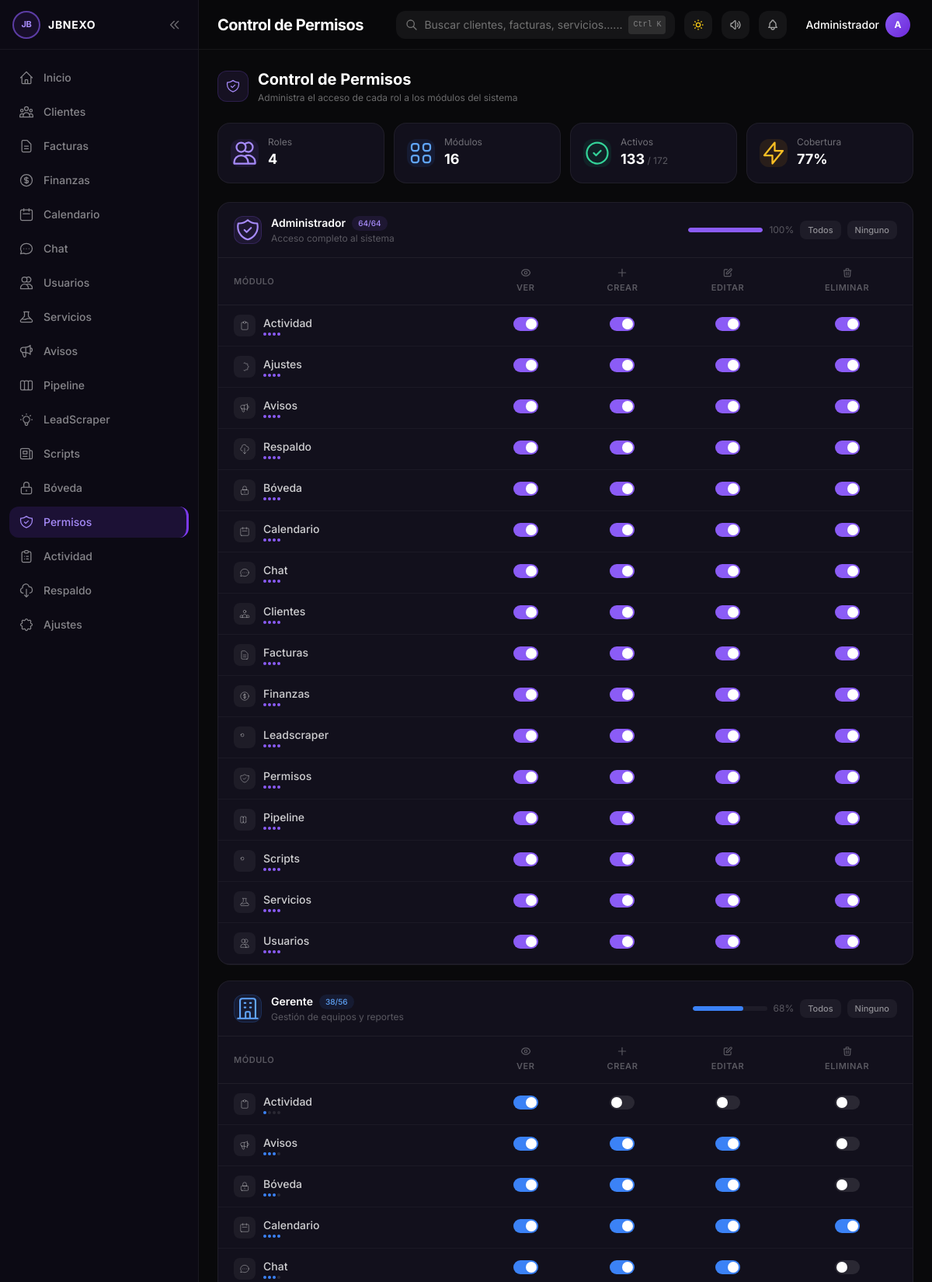
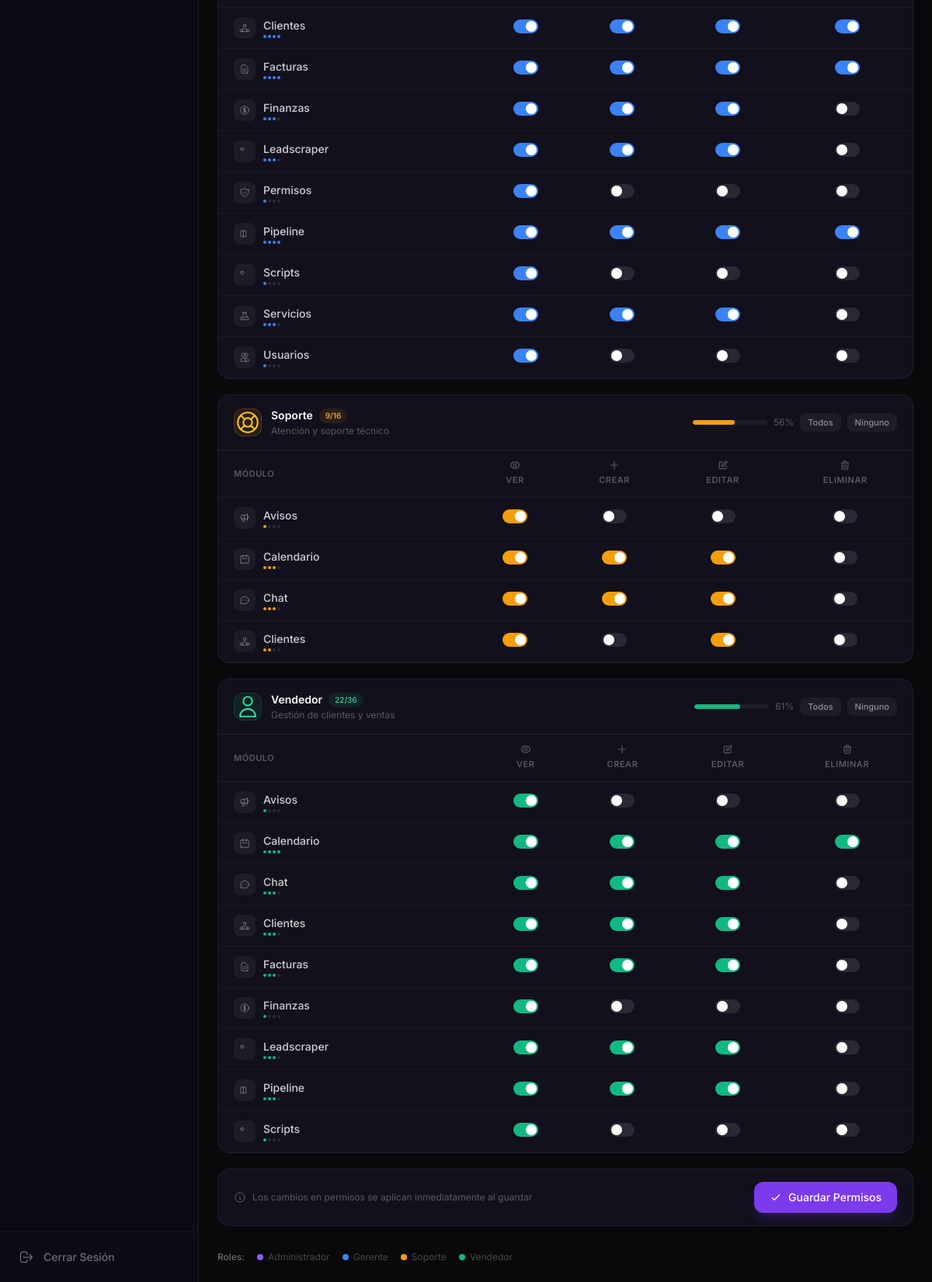
Page /permisos.php (signed in) on the committed database (2 pictures, top to bottom).
### tables this page shows
CREATE TABLE IF NOT EXISTS permisos (
    id INT AUTO_INCREMENT PRIMARY KEY,
    rol VARCHAR(30) NOT NULL,
    modulo VARCHAR(50) NOT NULL,
    puede_ver TINYINT(1) DEFAULT 1,
    puede_crear TINYINT(1) DEFAULT 0,
    puede_editar TINYINT(1) DEFAULT 0,
    puede_eliminar TINYINT(1) DEFAULT 0,
    UNIQUE KEY unique_rol_modulo (rol, modulo)
);

### permisos.php (the view, shortened to what the rows shown need)
<?php
require_once 'includes/auth_check.php';
$saved = false;
$permisos = $pdo->query("SELECT * FROM permisos ORDER BY rol, modulo")->fetchAll();
$roles = array_unique(array_column($permisos, 'rol'));
$roleConfig = [
    'admin'    => ['label'=>__('perm_rol_admin','Administrador'),'desc'=>__('perm_desc_admin','Acceso completo al sistema'),'color'=>'nexo','bg'=>'bg-nexo-500/10','text'=>'text-nexo-400','border'=>'border-nexo-500/20','dot'=>'bg-nexo-500','icon'=>'M9 12l2 2 4-4m5.618-4.016A11.955 11.955 0 0112 2.944a11.955 11.955 0 01-8.618 3.04A12.02 12.02 0 003 9c0 5.591 3.824 10.29 9 11.622 5.176-1.332 9-6.03 9-11.622 0-1.042-.133-2.052-.382-3.016z'],
    'gerente'  => ['label'=>__('perm_rol_gerente','Gerente'),'desc'=>__('perm_desc_gerente','Gestión de equipos y reportes'),'color'=>'blue','bg'=>'bg-blue-500/10','text'=>'text-blue-400','border'=>'border-blue-500/20','dot'=>'bg-blue-500','icon'=>'M19 21V5a2 2 0 00-2-2H7a2 2 0 00-2 2v16m14 0h2m-2 0h-5m-9 0H3m2 0h5M9 7h1m-1 4h1m4-4h1m-1 4h1m-5 10v-5a1 1 0 011-1h2a1 1 0 011 1v5m-4 0h4'],
    'vendedor' => ['label'=>__('perm_rol_vendedor','Vendedor'),'desc'=>__('perm_desc_vendedor','Gestión de clientes y ventas'),'color'=>'emerald','bg'=>'bg-emerald-500/10','text'=>'text-emerald-400','border'=>'border-emerald-500/20','dot'=>'bg-emerald-500','icon'=>'M16 7a4 4 0 11-8 0 4 4 0 018 0zM12 14a7 7 0 00-7 7h14a7 7 0 00-7-7z'],
    'soporte'  => ['label'=>__('perm_rol_soporte','Soporte'),'desc'=>__('perm_desc_soporte','Atención y soporte técnico'),'color'=>'amber','bg'=>'bg-amber-500/10','text'=>'text-amber-400','border'=>'border-amber-500/20','dot'=>'bg-amber-500','icon'=>'M18.364 5.636l-3.536 3.536m0 5.656l3.536 3.536M9.172 9.172L5.636 5.636m3.536 9.192l-3.536 3.536M21 12a9 9 0 11-18 0 9 9 0 0118 0zm-5 0a4 4 0 11-8 0 4 4 0 018 0z'],
];
include 'includes/header.php';
?>
<main class="flex-1 min-w-0 overflow-auto" x-data="{
    saved: <?php echo $saved ? 'true' : 'false'; ?>,
    toast: <?php echo $saved ? 'true' : 'false'; ?>,
    init() {
        if (this.toast) setTimeout(() => this.toast = false, 3500);
    },
    toggleAll(roleId, checked) {
        document.querySelectorAll('[data-role=&quot;' + roleId + '&quot;] input[type=checkbox]').forEach(cb => cb.checked = checked);
    }
}">
<?php include 'includes/topbar.php'; ?>
<div class="p-4 sm:p-6 space-y-6">
    <div class="flex flex-col sm:flex-row sm:items-center sm:justify-between gap-4">
        <div class="flex items-center gap-3">
            <div>
                <h1 class="text-xl font-bold dark:text-white text-gray-900"><?php echo __('perm_titulo'); ?></h1>
            </div>
        </div>
    </div>
    <form method="POST" class="space-y-5">
    <?php foreach ($roles as $rol):
        $rc = $roleConfig[$rol] ?? ['label'=>ucfirst($rol),'desc'=>'','color'=>'gray','bg'=>'bg-gray-500/10','text'=>'text-gray-400','border'=>'border-gray-500/20','dot'=>'bg-gray-500','icon'=>'M12 6V4m0 2a2 2 0 100 4m0-4a2 2 0 110 4m-6 8a2 2 0 100-4m0 4a2 2 0 110-4m0 4v2m0-6V4m6 6v10m6-2a2 2 0 100-4m0 4a2 2 0 110-4m0 4v2m0-6V4'];
        $roleActive = 0; $roleTotal = 0;
        foreach ($permisos as $p) {
            if ($p['rol'] === $rol) {
                $roleActive += ($p['puede_ver'] + $p['puede_crear'] + $p['puede_editar'] + $p['puede_eliminar']);
                $roleTotal += 4;
            }
        }
        $rolePct = $roleTotal > 0 ? round(($roleActive / $roleTotal) * 100) : 0;
    ?>
    <div class="dark:bg-dark-800 bg-white rounded-2xl border dark:border-white/[0.06] border-gray-200 overflow-hidden" data-role="<?php echo htmlspecialchars($rol); ?>">
        <div class="px-5 py-4 border-b dark:border-white/[0.06] border-gray-100">
            <div class="flex flex-col sm:flex-row sm:items-center sm:justify-between gap-3">
                <div class="flex items-center gap-3">
                    <div class="w-9 h-9 rounded-xl <?php echo $rc['bg']; ?> border <?php echo $rc['border']; ?> flex items-center justify-center">
                        <svg class="w-4.5 h-4.5 <?php echo $rc['text']; ?>" fill="none" viewBox="0 0 24 24" stroke="currentColor"><path stroke-linecap="round" stroke-linejoin="round" stroke-width="1.5" d="<?php echo $rc['icon']; ?>"/></svg>
                    </div>
                    <div>
                        <div class="flex items-center gap-2">
                            <h3 class="font-semibold text-sm dark:text-white text-gray-900"><?php echo $rc['label']; ?></h3>
                            <span class="text-[10px] font-medium px-2 py-0.5 rounded-full <?php echo $rc['bg']; ?> <?php echo $rc['text']; ?>"><?php echo $roleActive; ?>/<?php echo $roleTotal; ?></span>
                        </div>
                        <p class="text-xs dark:text-white/30 text-gray-400 mt-0.5"><?php echo $rc['desc']; ?></p>
                    </div>
                </div>
                <div class="flex items-center gap-2">
                    <div class="hidden sm:flex items-center gap-2">
                        <div class="w-24 h-1.5 rounded-full dark:bg-white/5 bg-gray-100 overflow-hidden">
                            <div class="h-full rounded-full <?php echo str_replace('/10','', $rc['bg']); ?> transition-all" style="width:<?php echo $rolePct; ?>%"></div>
                        </div>
                        <span class="text-xs dark:text-white/30 text-gray-400"><?php echo $rolePct; ?>%</span>
                    </div>
                    <button type="button" onclick="toggleAll('<?php echo htmlspecialchars($rol); ?>', true)" class="text-[11px] font-medium px-2.5 py-1 rounded-lg dark:bg-white/5 bg-gray-100 dark:text-white/50 text-gray-500 dark:hover:bg-white/10 hover:bg-gray-200 transition-colors"><?php echo __('perm_todos'); ?></button>
                    <button type="button" onclick="toggleAll('<?php echo htmlspecialchars($rol); ?>', false)" class="text-[11px] font-medium px-2.5 py-1 rounded-lg dark:bg-white/5 bg-gray-100 dark:text-white/50 text-gray-500 dark:hover:bg-white/10 hover:bg-gray-200 transition-colors"><?php echo __('perm_ninguno'); ?></button>
                </div>
            </div>
        </div>
        <div class="overflow-x-auto">
        <table class="w-full text-sm">
            <thead>
                <tr class="border-b dark:border-white/[0.06] border-gray-100">
                    <th class="text-left px-5 py-3 text-[11px] font-semibold uppercase tracking-wider dark:text-white/30 text-gray-400"><?php echo __('perm_modulo'); ?></th>
                    <th class="text-center px-3 py-3 text-[11px] font-semibold uppercase tracking-wider dark:text-white/30 text-gray-400">
                        <div class="flex flex-col items-center gap-0.5">
                            <span><?php echo __('perm_ver'); ?></span>
                        </div>
                    </th>
                    <th class="text-center px-3 py-3 text-[11px] font-semibold uppercase tracking-wider dark:text-white/30 text-gray-400">
                        <div class="flex flex-col items-center gap-0.5">
                            <svg class="w-3.5 h-3.5" fill="none" viewBox="0 0 24 24" stroke="currentColor"><path stroke-linecap="round" stroke-linejoin="round" stroke-width="2" d="M12 4v16m8-8H4"/></svg>
                            <span><?php echo __('perm_crear'); ?></span>
                        </div>
                    </th>
                    <th class="text-center px-3 py-3 text-[11px] font-semibold uppercase tracking-wider dark:text-white/30 text-gray-400">
                        <div class="flex flex-col items-center gap-0.5">
                            <svg class="w-3.5 h-3.5" fill="none" viewBox="0 0 24 24" stroke="currentColor"><path stroke-linecap="round" stroke-linejoin="round" stroke-width="2" d="M11 5H6a2 2 0 00-2 2v11a2 2 0 002 2h11a2 2 0 002-2v-5m-1.414-9.414a2 2 0 112.828 2.828L11.828 15H9v-2.828l8.586-8.586z"/></svg>
                            <span><?php echo __('perm_editar'); ?></span>
                        </div>
                    </th>
                    <th class="text-center px-3 py-3 text-[11px] font-semibold uppercase tracking-wider dark:text-white/30 text-gray-400">
                        <div class="flex flex-col items-center gap-0.5">
                            <svg class="w-3.5 h-3.5" fill="none" viewBox="0 0 24 24" stroke="currentColor"><path stroke-linecap="round" stroke-linejoin="round" stroke-width="2" d="M19 7l-.867 12.142A2 2 0 0116.138 21H7.862a2 2 0 01-1.995-1.858L5 7m5 4v6m4-6v6m1-10V4a1 1 0 00-1-1h-4a1 1 0 00-1 1v3M4 7h16"/></svg>
                            <span><?php echo __('perm_eliminar'); ?></span>
                        </div>
                    </th>
                </tr>
            </thead>
            <tbody>
            <?php $i=0; foreach ($permisos as $p): if ($p['rol'] !== $rol) continue; $i++;
                $mc = $moduloConfig[$p['modulo']] ?? ['icon'=>'M4 6a2 2 0 012-2h2a2 2 0 012 2v2a2 2 0 01-2 2H6a2 2 0 01-2-2V6z','label'=>ucfirst($p['modulo'])];
                $rowPerms = $p['puede_ver'] + $p['puede_crear'] + $p['puede_editar'] + $p['puede_eliminar'];
            ?>
            <tr class="border-b dark:border-white/[0.04] border-gray-50 dark:hover:bg-white/[0.02] hover:bg-gray-50/50 transition-colors group">
                <td class="px-5 py-3">
                    <div class="flex items-center gap-2.5">
                        <div class="w-7 h-7 rounded-lg dark:bg-white/5 bg-gray-100 flex items-center justify-center group-hover:scale-105 transition-transform">
                            <svg class="w-3.5 h-3.5 dark:text-white/40 text-gray-400" fill="none" viewBox="0 0 24 24" stroke="currentColor"><path stroke-linecap="round" stroke-linejoin="round" stroke-width="1.5" d="<?php echo $mc['icon']; ?>"/></svg>
                        </div>
                        <div>
                            <span class="text-sm font-medium dark:text-white/80 text-gray-700"><?php echo htmlspecialchars($mc['label']); ?></span>
                            <div class="flex gap-0.5 mt-0.5">
                                <?php for($d=0;$d<4;$d++): ?>
                                <div class="w-1 h-1 rounded-full <?php echo $d < $rowPerms ? $rc['dot'] : 'dark:bg-white/10 bg-gray-200'; ?>"></div>
                                <?php endfor; ?>
                            </div>
                        </div>
                    </div>
                </td>
                <?php foreach (['ver'=>'puede_ver','crear'=>'puede_crear','editar'=>'puede_editar','eliminar'=>'puede_eliminar'] as $key=>$col): ?>
                <td class="text-center px-3 py-3">
                    <label class="relative inline-flex items-center cursor-pointer">
                        <div class="w-8 h-[18px] rounded-full dark:bg-white/10 bg-gray-200 peer-checked:bg-<?php echo $rc['color']; ?>-500 after:content-[''] after:absolute after:top-[2px] after:left-[2px] after:bg-white after:rounded-full after:h-[14px] after:w-[14px] after:transition-all peer-checked:after:translate-x-[14px] after:shadow-sm transition-colors"></div>
                    </label>
                </td>
                <?php endforeach; ?>
            </tr>
            <?php endforeach; ?>
            </tbody>
        </table>
        </div>
    </div>
    <?php endforeach; ?>
    </form>
</div>
</main>
<?php include 'includes/footer.php'; ?>

### rows in the picture
permisos: modulo "Actividad", puede_ver 1 (drawn)
permisos: modulo "Ajustes", puede_ver 1 (drawn)
permisos: modulo "Avisos", puede_ver 1 (drawn)
permisos: modulo "Respaldo", puede_ver 1 (drawn)
permisos: modulo "Bóveda", puede_ver 1 (drawn)
permisos: modulo "Calendario", puede_ver 1 (drawn)
permisos: modulo "Chat", puede_ver 1 (drawn)
permisos: modulo "Clientes", puede_ver 1 (drawn)
permisos: modulo "Facturas", puede_ver 1 (drawn)
permisos: modulo "Finanzas", puede_ver 1 (drawn)
permisos: modulo "Leadscraper", puede_ver 1 (drawn)
permisos: modulo "Permisos", puede_ver 1 (drawn)
permisos: modulo "Pipeline", puede_ver 1 (drawn)
permisos: modulo "Scripts", puede_ver 1 (drawn)
permisos: modulo "Servicios", puede_ver 1 (drawn)
permisos: modulo "Usuarios", puede_ver 1 (drawn)
permisos: modulo "Actividad", puede_ver 1 (drawn)
permisos: modulo "Avisos", puede_ver 1 (drawn)
permisos: modulo "Bóveda", puede_ver 1 (drawn)
permisos: modulo "Calendario", puede_ver 1 (drawn)
permisos: modulo "Chat", puede_ver 1 (drawn)
permisos: modulo "Clientes", puede_ver 1 (drawn)
permisos: modulo "Facturas", puede_ver 1 (drawn)
permisos: modulo "Finanzas", puede_ver 1 (drawn)
permisos: modulo "Leadscraper", puede_ver 1 (drawn)
permisos: modulo "Permisos", puede_ver 1 (drawn)
permisos: modulo "Pipeline", puede_ver 1 (drawn)
permisos: modulo "Scripts", puede_ver 1 (drawn)
permisos: modulo "Servicios", puede_ver 1 (drawn)
permisos: modulo "Usuarios", puede_ver 1 (drawn)
permisos: modulo "Avisos", puede_ver 1 (drawn)
permisos: modulo "Calendario", puede_ver 1 (drawn)
permisos: modulo "Chat", puede_ver 1 (drawn)
permisos: modulo "Clientes", puede_ver 1 (drawn)
permisos: modulo "Avisos", puede_ver 1 (drawn)
permisos: modulo "Calendario", puede_ver 1 (drawn)
permisos: modulo "Chat", puede_ver 1 (drawn)
permisos: modulo "Clientes", puede_ver 1 (drawn)
permisos: modulo "Facturas", puede_ver 1 (drawn)
permisos: modulo "Finanzas", puede_ver 1 (drawn)
permisos: modulo "Leadscraper", puede_ver 1 (drawn)
permisos: modulo "Pipeline", puede_ver 1 (drawn)
permisos: modulo "Scripts", puede_ver 1 (drawn)

### other values in the picture
mb_strtoupper(mb_substr($_empresaNombre, 0, 2)) "JB"
$_empresaNombre "JBNEXO"
$item['label'] "Inicio"
$item['label'] "Clientes"
$item['label'] "Facturas"
$item['label'] "Finanzas"
$item['label'] "Calendario"
$item['label'] "Chat"
$item['label'] "Usuarios"
$item['label'] "Servicios"
$item['label'] "Avisos"
$item['label'] "Pipeline"
$item['label'] "LeadScraper"
$item['label'] "Scripts"
$item['label'] "Bóveda"
